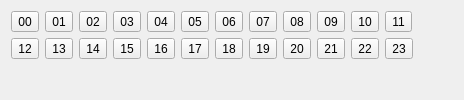
         <widget class="QWidget" name="hourSelectedTab">
          <attribute name="title">
           <string>Selected</string>
          </attribute>
          <layout class="QVBoxLayout" name="verticalLayout_8">
           <item>
            <layout class="QHBoxLayout" name="horizontalLayout_9">
             <item>
              <layout class="QGridLayout" name="gridLayout_2">
               <item row="0" column="8">
                <widget class="QToolButton" name="hourButton_08">
                 <property name="text">
                  <string>08</string>
                 </property>
                 <property name="checkable">
                  <bool>true</bool>
                 </property>
                </widget>
               </item>
               <item row="1" column="3">
                <widget class="QToolButton" name="hourButton_15">
                 <property name="text">
                  <string>15</string>
                 </property>
                 <property name="checkable">
                  <bool>true</bool>
                 </property>
                </widget>
               </item>
               <item row="0" column="1">
                <widget class="QToolButton" name="hourButton_01">
                 <property name="text">
                  <string>01</string>
                 </property>
                 <property name="checkable">
                  <bool>true</bool>
                 </property>
                </widget>
               </item>
               <item row="0" column="7">
                <widget class="QToolButton" name="hourButton_07">
                 <property name="text">
                  <string>07</string>
                 </property>
                 <property name="checkable">
                  <bool>true</bool>
                 </property>
                </widget>
               </item>
               <item row="0" column="10">
                <widget class="QToolButton" name="hourButton_10">
                 <property name="text">
                  <string>10</string>
                 </property>
                 <property name="checkable">
                  <bool>true</bool>
                 </property>
                </widget>
               </item>
               <item row="1" column="10">
                <widget class="QToolButton" name="hourButton_22">
                 <property name="text">
                  <string>22</string>
                 </property>
                 <property name="checkable">
                  <bool>true</bool>
                 </property>
                </widget>
               </item>
               <item row="1" column="2">
                <widget class="QToolButton" name="hourButton_14">
                 <property name="text">
                  <string>14</string>
                 </property>
                 <property name="checkable">
                  <bool>true</bool>
                 </property>
                </widget>
               </item>
               <item row="1" column="11">
                <widget class="QToolButton" name="hourButton_23">
                 <property name="text">
                  <string>23</string>
                 </property>
                 <property name="checkable">
                  <bool>true</bool>
                 </property>
                </widget>
               </item>
               <item row="1" column="1">
                <widget class="QToolButton" name="hourButton_13">
                 <property name="text">
                  <string>13</string>
                 </property>
                 <property name="checkable">
                  <bool>true</bool>
                 </property>
                </widget>
               </item>
               <item row="0" column="11">
                <widget class="QToolButton" name="hourButton_11">
                 <property name="text">
                  <string>11</string>
                 </property>
                 <property name="checkable">
                  <bool>true</bool>
                 </property>
                </widget>
               </item>
               <item row="0" column="5">
                <widget class="QToolButton" name="hourButton_05">
                 <property name="text">
                  <string>05</string>
                 </property>
                 <property name="checkable">
                  <bool>true</bool>
                 </property>
                </widget>
               </item>
               <item row="1" column="8">
                <widget class="QToolButton" name="hourButton_20">
                 <property name="text">
                  <string>20</string>
                 </property>
                 <property name="checkable">
                  <bool>true</bool>
                 </property>
                </widget>
               </item>
               <item row="1" column="9">
                <widget class="QToolButton" name="hourButton_21">
                 <property name="text">
                  <string>21</string>
                 </property>
                 <property name="checkable">
                  <bool>true</bool>
                 </property>
                </widget>
               </item>
               <item row="0" column="2">
                <widget class="QToolButton" name="hourButton_02">
                 <property name="text">
                  <string>02</string>
                 </property>
                 <property name="checkable">
                  <bool>true</bool>
                 </property>
                </widget>
               </item>
               <item row="0" column="3">
                <widget class="QToolButton" name="hourButton_03">
                 <property name="text">
                  <string>03</string>
                 </property>
                 <property name="checkable">
                  <bool>true</bool>
                 </property>
                </widget>
               </item>
               <item row="1" column="5">
                <widget class="QToolButton" name="hourButton_17">
                 <property name="text">
                  <string>17</string>
                 </property>
                 <property name="checkable">
                  <bool>true</bool>
                 </property>
                </widget>
               </item>
               <item row="1" column="6">
                <widget class="QToolButton" name="hourButton_18">
                 <property name="text">
                  <string>18</string>
                 </property>
                 <property name="checkable">
                  <bool>true</bool>
                 </property>
                </widget>
               </item>
               <item row="0" column="0">
                <widget class="QToolButton" name="hourButton_00">
                 <property name="text">
                  <string>00</string>
                 </property>
                 <property name="checkable">
                  <bool>true</bool>
                 </property>
                </widget>
               </item>
               <item row="0" column="4">
                <widget class="QToolButton" name="hourButton_04">
                 <property name="text">
                  <string>04</string>
                 </property>
                 <property name="checkable">
                  <bool>true</bool>
                 </property>
                </widget>
               </item>
               <item row="1" column="7">
                <widget class="QToolButton" name="hourButton_19">
                 <property name="text">
                  <string>19</string>
                 </property>
                 <property name="checkable">
                  <bool>true</bool>
                 </property>
                </widget>
               </item>
               <item row="1" column="4">
                <widget class="QToolButton" name="hourButton_16">
                 <property name="text">
                  <string>16</string>
                 </property>
                 <property name="checkable">
                  <bool>true</bool>
                 </property>
                </widget>
               </item>
               <item row="1" column="0">
                <widget class="QToolButton" name="hourButton_12">
                 <property name="text">
                  <string>12</string>
                 </property>
                 <property name="checkable">
                  <bool>true</bool>
                 </property>
                </widget>
               </item>
               <item row="0" column="9">
                <widget class="QToolButton" name="hourButton_09">
                 <property name="text">
                  <string>09</string>
                 </property>
                 <property name="checkable">
                  <bool>true</bool>
                 </property>
                </widget>
               </item>
               <item row="0" column="6">
                <widget class="QToolButton" name="hourButton_06">
                 <property name="text">
                  <string>06</string>
                 </property>
                 <property name="checkable">
                  <bool>true</bool>
                 </property>
                </widget>
               </item>
              </layout>
             </item>
             <item>
              <spacer name="horizontalSpacer_9">
               <property name="orientation">
                <enum>Qt::Horizontal</enum>
               </property>
               <property name="sizeHint" stdset="0">
                <size>
                 <width>40</width>
                 <height>20</height>
                </size>
               </property>
              </spacer>
             </item>
            </layout>
           </item>
           <item>
            <spacer name="verticalSpacer_6">
             <property name="orientation">
              <enum>Qt::Vertical</enum>
             </property>
             <property name="sizeHint" stdset="0">
              <size>
               <width>20</width>
               <height>14</height>
              </size>
             </property>
            </spacer>
           </item>
          </layout>
         </widget>
